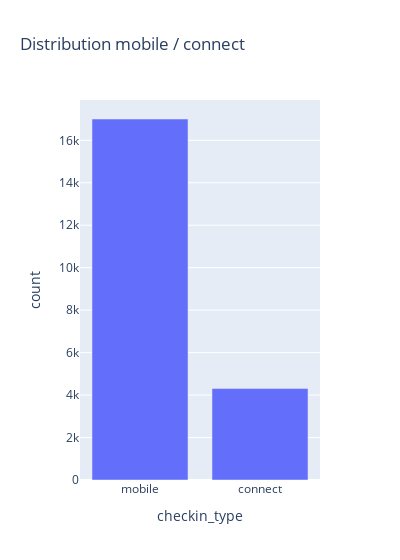

This figure's notebook cell:
### Code cell
print(f"% de 'mobile' : {round((data["checkin_type"].value_counts().iloc[0] / data.shape[0])*100,2)} %")
print(f"% de 'connect' : {round((data["checkin_type"].value_counts().iloc[1] / data.shape[0])*100,2)} %")
plot = px.bar(data.value_counts(subset='checkin_type').reset_index(),x='checkin_type',y='count',title="Distribution mobile / connect",width=400)
plot.show()

### Figure 1 — Plotly figure (JSON) as saved in the notebook; plotly's stock layout.template omitted (floating-point values rounded to 4 significant figures)
{"data": [{"hovertemplate": "checkin_type=%{x}<br>count=%{y}<extra></extra>", "legendgroup": "", "marker": {"color": "#636efa", "pattern": {"shape": ""}}, "name": "", "orientation": "v", "showlegend": false, "textposition": "auto", "type": "bar", "x": ["mobile", "connect"], "xaxis": "x", "y": [17003, 4307], "yaxis": "y"}], "layout": {"barmode": "relative", "legend": {"tracegroupgap": 0}, "title": {"text": "Distribution mobile / connect"}, "width": 400, "xaxis": {"anchor": "y", "domain": [0, 1], "title": {"text": "checkin_type"}}, "yaxis": {"anchor": "x", "domain": [0, 1], "title": {"text": "count"}}}}
